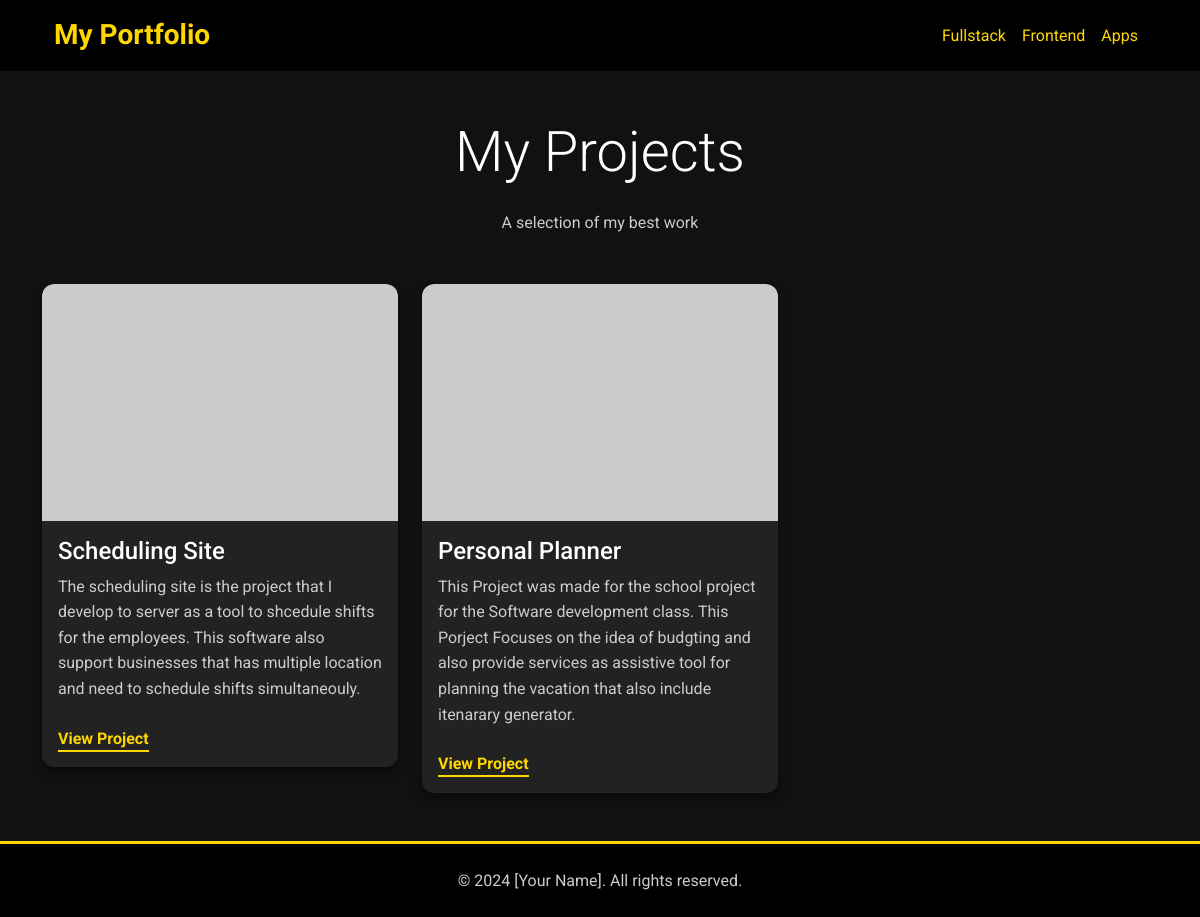
The app's page /fullstack with its own data.
### database.py (models this page shows)
class Fullstack(db.Model):
    id: Mapped[int] = MappedColumn(primary_key=True)
    name: Mapped[str]
    description: Mapped[str]
    link: Mapped[str]
    image: Mapped[str]

### server.py (the view)
@app.route('/fullstack')
def fullStack():
    result_fullstack = db.session.execute(db.select(Fullstack)).scalars().all()
    return render_template('details.html',items = result_fullstack)

### templates/details.html (shortened to what this page needs)
<!DOCTYPE html>
<html lang="en">
<head>
    <link href="https://cdn.jsdelivr.net/npm/bootstrap@5.3.2/dist/css/bootstrap.min.css" rel="stylesheet">
</head>
<body >
    <div class="container">
        <nav class="navbar  navbar-expand-lg bg-transparent">
                <div class="container-fluid">
                    <a class="navbar-brand text-xl font-semibold text-shadow-custom" style="color: #FFD700 !important; font-weight: 700; font-size: 1.75rem;" href="{{url_for('mainPage')}}">My Portfolio</a>
                    <div class="collapse navbar-collapse" id="navbarNav">
                        <ul class="navbar-nav ms-auto">
                            <li class="nav-item">
                                <a class="nav-link" style="color: #FFD700 !important; transition: color 0.3s ease;" href="{{url_for('fullStack')}}">Fullstack</a>
                            </li>
                            <li class="nav-item">
                                <a class="nav-link" style="color: #FFD700 !important; transition: color 0.3s ease;" href="{{url_for('frontEnd')}}">Frontend</a>
                            </li>
                            <li class="nav-item">
                                <a class="nav-link" style="color: #FFD700 !important; transition: color 0.3s ease;" href="#contact">Apps</a>
                            </li>
                        </ul>
                    </div>
                </div>
            </nav>
    </div>
    <section id="projects" class="py-5" style="background-color: #111111 !important;">
    <div class="container">
        <div class="text-center mb-5">
            <h2 class="display-4 font-semibold mb-4" style="color: #FFFFFF !important;">My Projects</h2>
            <p class="mt-2 fs-lg" style="color: #CCCCCC !important;">A selection of my best work</p>
        </div>
        <div class="row g-4">
            {% for item in items%}
            <div class="col-md-6 col-lg-4">
                <div class="card overflow-hidden">
                    <img src="https://placehold.co/600x400/333/EEE" alt="Project 1" class="card-img-top">
                    <div class="card-body">
                        <h3 class="card-title h4 font-semibold mb-2" style="color: #FFFFFF !important;">{{item.name}}</h3>
                        <p class="card-text mb-4" style="color: #CCCCCC !important;">{{item.description}}</p>
                        <a href="#"
                           class="font-semibold transition duration-300 ease-in-out">
                            View Project
                        </a>
                    </div>
                </div>
            </div>
            {%endfor%}
    </div>
    </section>
<footer class="bg-gray-800 text-white py-4">
<div class="container">
<div class="text-center text-gray-300 text-md">
&copy; 2024 [Your Name]. All rights reserved.
</div>
</div>
</footer>
</body>
</html>

### templates/details.html (style rules this page uses)
body { font-family: 'Roboto', sans-serif; background-color: #000000; color: #FFFFFF; line-height: 1.6; }
.card { background-color: #222222; border-radius: 0.75rem; box-shadow: 0 6px 10px rgba(0, 0, 0, 0.4); transition: transform 0.2s ease-in-out, box-shadow 0.2s ease-in-out; border: none; color: #FFFFFF; }
.card-img-top { border-top-left-radius: 0.75rem; border-top-right-radius: 0.75rem; transition: transform 0.3s ease; }
.card-title { color: #FFFFFF; }
.card-text { color: #CCCCCC; }
.card a { color: #FFD700; text-decoration: none; font-weight: bold; transition: color 0.3s ease, border-bottom-color 0.3s ease, transform 0.2s ease; border-bottom: 2px solid #FFD700; padding-bottom: 2px; }
#projects .card-title, #projects .card-text { color: #FFFFFF !important; }
footer { background-color: #000000 !important; border-top: 3px solid #FFD700; }
footer .text-gray-300, footer .text-white { color: #CCCCCC !important; }

### records on screen
Fullstack: name "Scheduling Site", description "The scheduling site is the project that I develop to server as a tool to shcedule shifts for the employees. This software also support businesses that has multiple location and need to schedule shifts simultaneouly."
Fullstack: name "Personal Planner", description "This Project was made for the school project for the Software development class. This Porject Focuses on the idea of budgting and also provide services as assistive tool for planning the vacation that also include itenarary generator."
